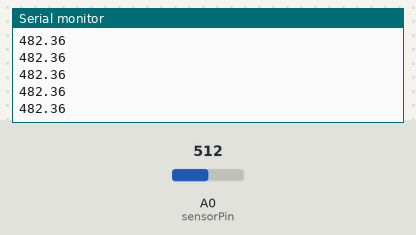
Recording of a sketch running on a simulated Arduino Uno, built with avr-gcc and run on an emulated ATmega328P. Shown: the last lines printed to the serial monitor. The inputs (shaded band) are chosen by the test bench; at power-on: A0 (sensorPin) = 512.

Above: at 1.2 s.
1.3 s: A0 (sensorPin) set to 716
At 1.8 s:
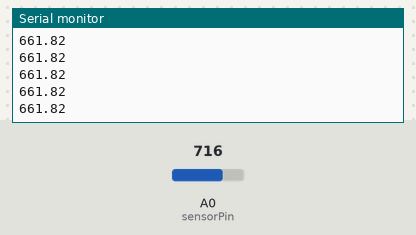
2.8 s: A0 (sensorPin) set to 900
At 3.3 s:
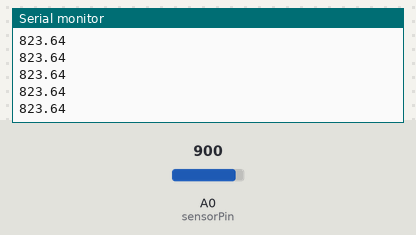
Timing chart, 0 to 5.8 s (numbered marks = the images above; inputs shaded):
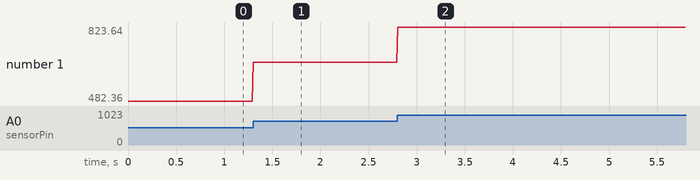

The sketch:

TemperatureReading.ino
```cpp
/*
 * Voltage across pins should be 250mV at 25 degrees Celsius
 */

const int sensorPin = A0;

void setup() {
  // Set up serial connection speed
  Serial.begin(9600);
}

void loop() {
  // Read the sensor value
  int sensorVal = analogRead(sensorPin);

  // Convert reading to millivolts
  float millivoltage = map(sensorVal, 0, 1023, 0, 5000);

  // At 250 mV the temperature is 25 C and it scales at 0.1 mV/C
  Serial.println(millivoltage/10*1.8+32); //print temp in F
  delay(10);
}
```

Measured:
- after the input at 1.3 s, the serial monitor: prints a new line at once (image 1)
- after the input at 2.8 s, the serial monitor: prints a new line at once (image 2)
- plotted number 1: 482.36 → 661.82 after the input at 1.3 s, 661.82 → 823.64 after the input at 2.8 s
